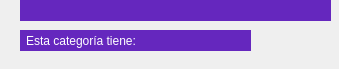
<?xml version="1.0" encoding="UTF-8"?>
<ui version="4.0">
 <class>Dialog</class>
 <widget class="QDialog" name="Dialog">
  <property name="geometry">
   <rect>
    <x>0</x>
    <y>0</y>
    <width>339</width>
    <height>69</height>
   </rect>
  </property>
  <property name="sizePolicy">
   <sizepolicy hsizetype="Ignored" vsizetype="Ignored">
    <horstretch>0</horstretch>
    <verstretch>0</verstretch>
   </sizepolicy>
  </property>
  <property name="font">
   <font>
    <pointsize>1</pointsize>
    <strikeout>false</strikeout>
    <kerning>true</kerning>
   </font>
  </property>
  <property name="focusPolicy">
   <enum>Qt::TabFocus</enum>
  </property>
  <property name="acceptDrops">
   <bool>true</bool>
  </property>
  <property name="windowTitle">
   <string>Dialog</string>
  </property>
  <property name="windowIcon">
   <iconset>
    <normaloff>../images/logo_app.png</normaloff>../images/logo_app.png</iconset>
  </property>
  <property name="toolTip">
   <string/>
  </property>
  <property name="autoFillBackground">
   <bool>false</bool>
  </property>
  <property name="sizeGripEnabled">
   <bool>false</bool>
  </property>
  <property name="modal">
   <bool>true</bool>
  </property>
  <widget class="QLabel" name="label_2">
   <property name="geometry">
    <rect>
     <x>0</x>
     <y>0</y>
     <width>341</width>
     <height>71</height>
    </rect>
   </property>
   <property name="sizePolicy">
    <sizepolicy hsizetype="Fixed" vsizetype="Fixed">
     <horstretch>0</horstretch>
     <verstretch>0</verstretch>
    </sizepolicy>
   </property>
   <property name="minimumSize">
    <size>
     <width>5</width>
     <height>5</height>
    </size>
   </property>
   <property name="text">
    <string/>
   </property>
   <property name="pixmap">
    <pixmap>../images/background_collection_1.png</pixmap>
   </property>
  </widget>
  <widget class="QLabel" name="cat_title">
   <property name="geometry">
    <rect>
     <x>20</x>
     <y>0</y>
     <width>91</width>
     <height>21</height>
    </rect>
   </property>
   <property name="styleSheet">
    <string notr="true">QLabel {
    background-color: #6527BE;
    color: white;
    font-size: 12px; /* Tamaño del texto */
    padding: 3px; /* Espaciado interno */
}</string>
   </property>
   <property name="text">
    <string/>
   </property>
   <property name="alignment">
    <set>Qt::AlignRight|Qt::AlignTrailing|Qt::AlignVCenter</set>
   </property>
  </widget>
  <widget class="QLabel" name="textname_2">
   <property name="geometry">
    <rect>
     <x>20</x>
     <y>30</y>
     <width>131</width>
     <height>21</height>
    </rect>
   </property>
   <property name="styleSheet">
    <string notr="true">QLabel {
    background-color: #6527BE;
    color: white;
    font-size: 12px; /* Tamaño del texto */
    padding: 3px; /* Espaciado interno */
}</string>
   </property>
   <property name="text">
    <string>Esta categoría tiene:</string>
   </property>
  </widget>
  <widget class="QLabel" name="cat_data">
   <property name="geometry">
    <rect>
     <x>100</x>
     <y>0</y>
     <width>231</width>
     <height>21</height>
    </rect>
   </property>
   <property name="styleSheet">
    <string notr="true">QLabel {
    background-color: #6527BE;
    color: white;
    font-size: 12px; /* Tamaño del texto */
    padding: 3px; /* Espaciado interno */
}</string>
   </property>
   <property name="text">
    <string/>
   </property>
  </widget>
  <widget class="QLabel" name="cat_number">
   <property name="geometry">
    <rect>
     <x>140</x>
     <y>30</y>
     <width>111</width>
     <height>21</height>
    </rect>
   </property>
   <property name="styleSheet">
    <string notr="true">QLabel {
    background-color: #6527BE;
    color: white;
    font-size: 12px; /* Tamaño del texto */
    padding: 3px; /* Espaciado interno */
}</string>
   </property>
   <property name="text">
    <string/>
   </property>
  </widget>
 </widget>
 <resources/>
 <connections/>
</ui>
